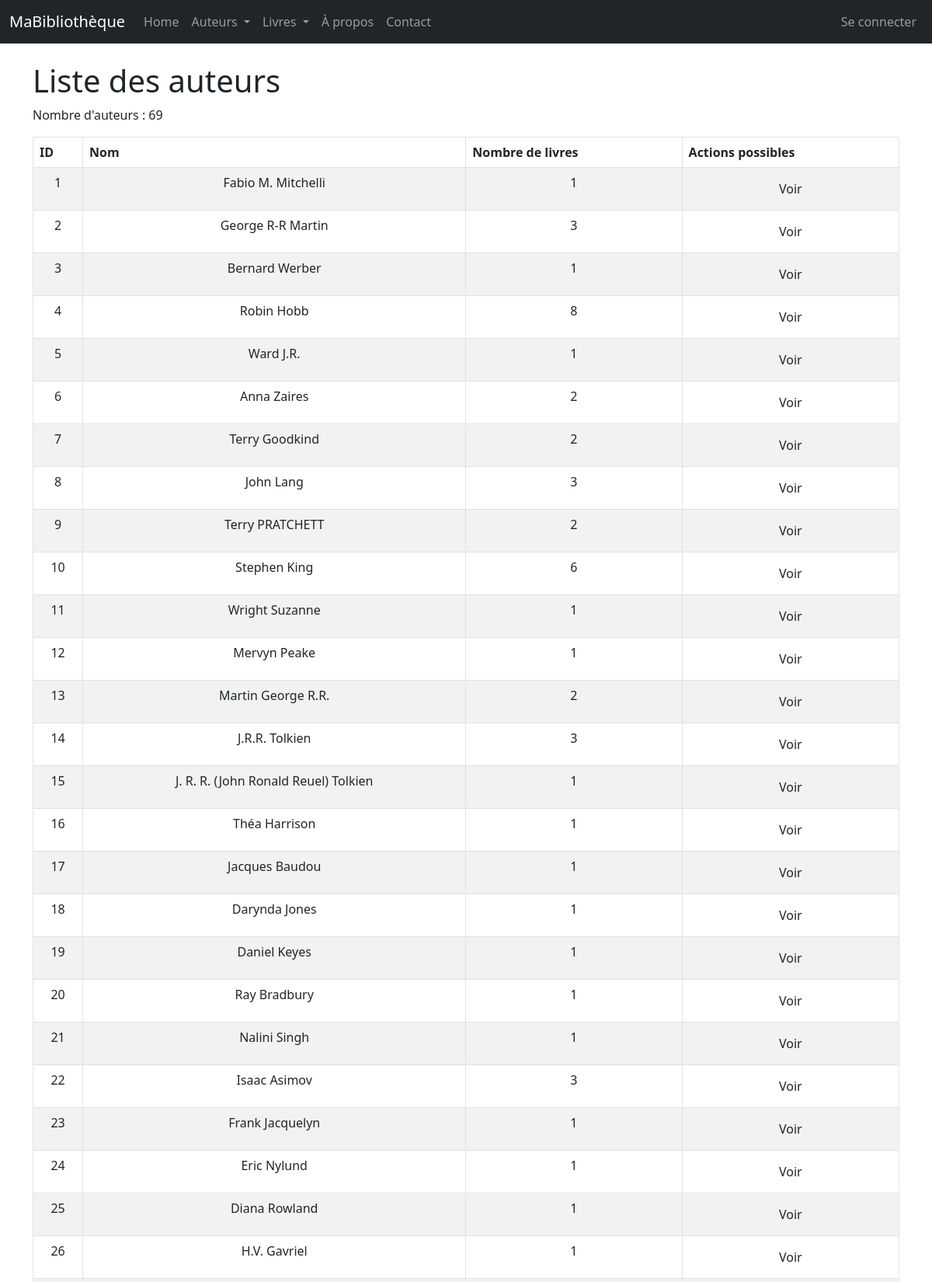
The page /auteurs/ (upper part) on the database its author committed.
### monApp/models.py (models this page shows, shortened)
class Auteur(db.Model):
    idA = db.Column( db.Integer, primary_key=True )
    Nom = db.Column( db.String(100) )

### monApp/views.py (the view)
@app.route("/auteurs/")
def getAuteurs():
    lesAuteurs = Auteur.query.all()
    return render_template('auteurs_list.html', title="R3.01 Dev Web avec Flask", auteurs=lesAuteurs)

### monApp/templates/auteurs_list.html (shortened to what this page needs)
{% extends "base.html" %}
{% block main %}
    <h1>Liste des auteurs</h1>
    <p>Nombre d'auteurs : {{ auteurs|length }}</p>
    <table class="table table-striped table-bordered table-hover">
        <thead>
            <tr>
                <th>ID</th>
                <th>Nom</th>
                <th>Nombre de livres</th>
                <th>Actions possibles</th>
            </tr>
        </thead>
        <tbody>
            {% for unAuteur in auteurs %}
                <tr>
                    <td>{{ unAuteur.idA }}</td>
                    <td>{{ unAuteur.Nom }}</td>
                    <td>{{ unAuteur.livres.count() }}</td>
                    <td>
                        <div class="task-controls">
                            <a href="{{ url_for('viewAuteur', idA=unAuteur.idA) }}" class="btn btn-nfo">
                                Voir
                            </a>
                        </div>
                    </td>
                </tr>
            {% endfor %}
        </tbody>
    </table>
{% endblock %}

### monApp/static/style.css (style rules this page uses)
body { font-family: sans-serif; }
h1 { color : red; }
td, th { padding: 0.5em; text-align: center; border-collapse:initial; border: thin solid black; }

### rows shown on the page
Auteur: idA "1", Nom "Fabio M. Mitchelli", livres.count "1"
Auteur: idA "2", Nom "George R-R Martin", livres.count "3"
Auteur: idA "3", Nom "Bernard Werber", livres.count "1"
Auteur: idA "4", Nom "Robin Hobb", livres.count "8"
Auteur: idA "5", Nom "Ward J.R.", livres.count "1"
Auteur: idA "6", Nom "Anna Zaires", livres.count "2"
Auteur: idA "7", Nom "Terry Goodkind", livres.count "2"
Auteur: idA "8", Nom "John Lang", livres.count "3"
Auteur: idA "9", Nom "Terry PRATCHETT", livres.count "2"
Auteur: idA "10", Nom "Stephen King", livres.count "6"
Auteur: idA "11", Nom "Wright Suzanne", livres.count "1"
Auteur: idA "12", Nom "Mervyn Peake", livres.count "1"
Auteur: idA "13", Nom "Martin George R.R.", livres.count "2"
Auteur: idA "14", Nom "J.R.R. Tolkien", livres.count "3"
Auteur: idA "15", Nom "J. R. R. (John Ronald Reuel) Tolkien", livres.count "1"
Auteur: idA "16", Nom "Théa Harrison", livres.count "1"
Auteur: idA "17", Nom "Jacques Baudou", livres.count "1"
Auteur: idA "18", Nom "Darynda Jones", livres.count "1"
Auteur: idA "19", Nom "Daniel Keyes", livres.count "1"
Auteur: idA "20", Nom "Ray Bradbury", livres.count "1"
Auteur: idA "21", Nom "Nalini Singh", livres.count "1"
Auteur: idA "22", Nom "Isaac Asimov", livres.count "3"
Auteur: idA "23", Nom "Frank Jacquelyn", livres.count "1"
Auteur: idA "24", Nom "Eric Nylund", livres.count "1"
Auteur: idA "25", Nom "Diana Rowland", livres.count "1"
Auteur: idA "26", Nom "H.V. Gavriel", livres.count "1"

### other values the page prints
{{ auteurs|length }} "69"
